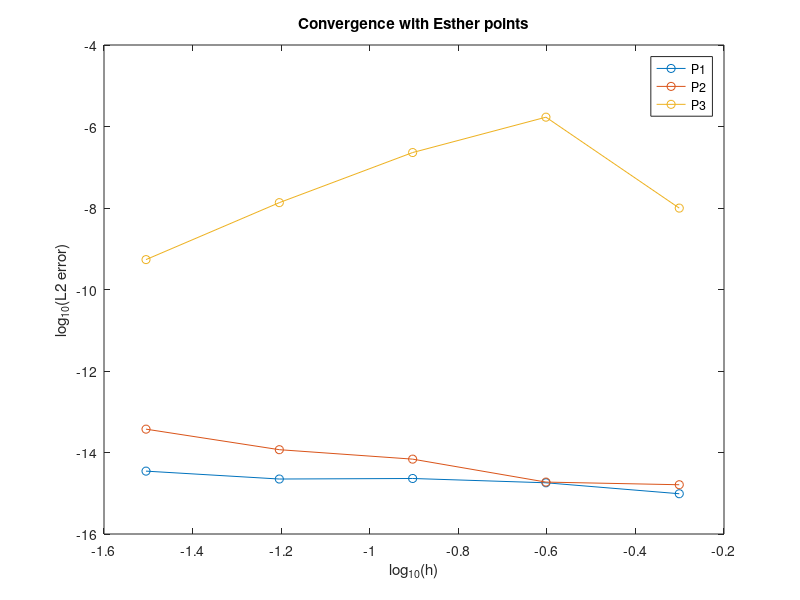
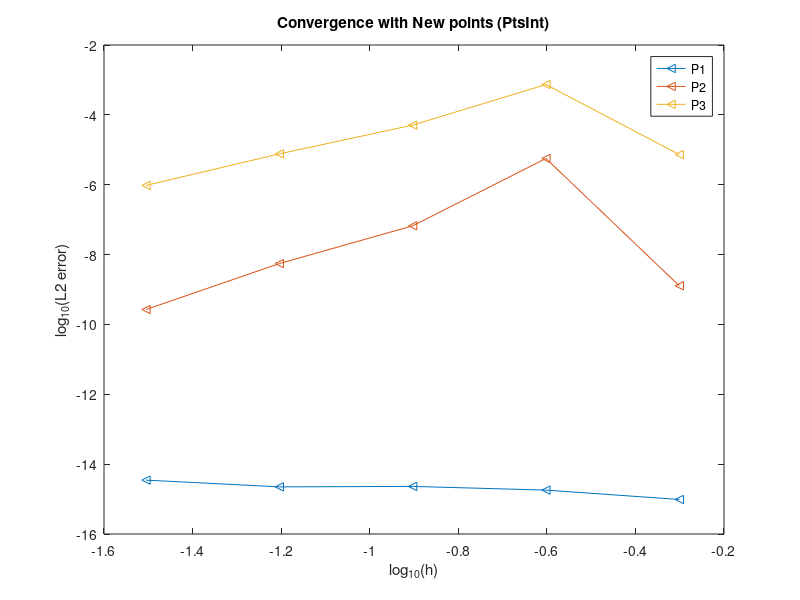

The MATLAB source for these figures, in order: (Note: this script raises an error after producing the figures.)


function convergencePlots

errors = [9.7327e-16	1.6176e-15	9.9463e-09
    1.8072e-15	1.8795e-15	1.6944e-06
    2.3031e-15	6.8739e-15	2.2959e-07
    2.2345e-15  1.1722e-14  1.3541e-08
    3.491e-15   3.7417e-14  5.4163e-10];

hs = 0.5.^[1 2 3 4 5];
lerrors = log10(errors);
lhs = log10(hs);
figure
plot(lhs,lerrors,'o-')
legend('P1','P2','P3')
xlabel('log_{10}(h)'), ylabel('log_{10}(L2 error)')
title('Convergence with Esther points')


slopesFirstSegment = (lerrors(end,:)-lerrors(end-1,:))/(lhs(end)-lhs(end-1))
slopesSecondSegment = (lerrors(end-1,:)-lerrors(end-2,:))/(lhs(end-1)-lhs(end-2))
slopesThirdSegment=(lerrors(end-2,:)-lerrors(end-3,:))/(lhs(end-2)-lhs(end-3))
slopesFourthSegment=(lerrors(end-3,:)-lerrors(end-4,:))/(lhs(end-3)-lhs(end-4))

% errors2 = [9.7327e-16 0.0017094 0.0035983
%            1.8072e-15 0.0039668 0.0051079
%            2.3031e-15 0.0010137 0.0010137
%            2.2345e-15 0.0017646 0.0019422];
%        
% lerrors2 = log10(errors2);
% figure
% plot(lhs,lerrors2,'->')
% legend('P1','P2','P3')
% xlabel('log_{10}(h)'), ylabel('log_{10}(L2 error)')
% title('Convergence with New points')  %Pphy %This one actually makes no sense, the solution with new points is wrong!!!!!!!
% 
% 
% slopesFirstTwoPoints = (lerrors2(end,:)-lerrors2(end-1,:))/(lhs(end)-lhs(end-1))
% slopesLastTwoPoints = (lerrors2(end-1,:)-lerrors2(end-2,:))/(lhs(end-1)-lhs(end-2))
% slopesLastTwoPoints=(lerrors2(end-2,:)-lerrors2(end-3,:))/(lhs(end-2)-lhs(end-3))
% 
errors3 = [9.7327e-16 1.2788e-09 7.3034e-06
           1.8072e-15 5.6396e-06 0.00073849
           2.3031e-15 6.6424e-08 5.0794e-05
           2.2345e-15 5.529e-09  7.6356e-06
           3.491e-15  2.6711e-10 9.5482e-07 ];
lerrors3 = log10(errors3);
figure
plot(lhs,lerrors3,'-<')
legend('P1','P2','P3')
xlabel('log_{10}(h)'), ylabel('log_{10}(L2 error)')
title('Convergence with New points (PtsInt)')  %PtsInt


slopesFirstSegment = (lerrors(end,:)-lerrors(end-1,:))/(lhs(end)-lhs(end-1))
slopesSecondSegment = (lerrors(end-1,:)-lerrors(end-2,:))/(lhs(end-1)-lhs(end-2))
slopesThirdSegment=(lerrors(end-2,:)-lerrors(end-3,:))/(lhs(end-2)-lhs(end-3))
slopesFourthSegment=(lerrors(end-3,:)-lerrors(end-4,:))/(lhs(end-3)-lhs(end-4))


SlopeTriangles (lhs,lerrors3,slopesFirstSegment);



















